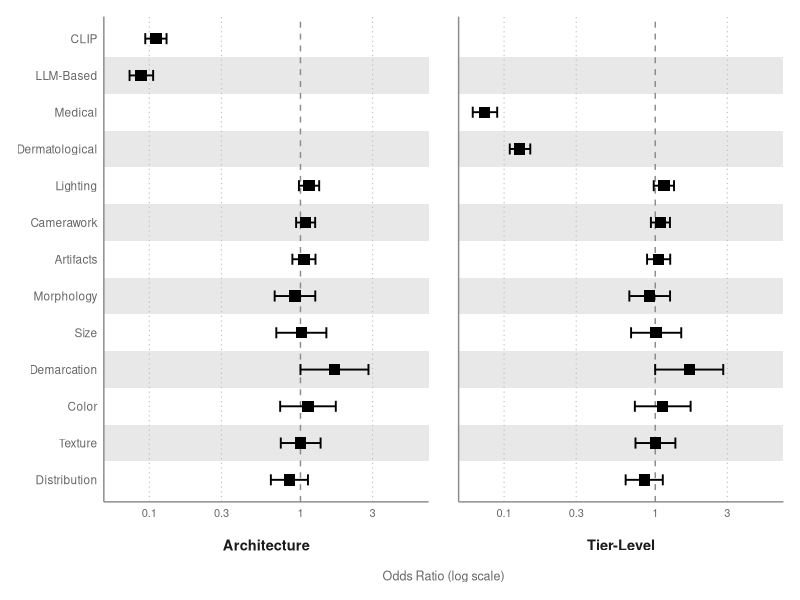

Recreate this plot in R.
# ─────────────────────────────────────────────────────────────────────────────
# Forest plot: Model Architecture | Model Tier
# Requires: ggplot2, scales
# ─────────────────────────────────────────────────────────────────────────────

library(ggplot2)
library(scales)

# ── 1. Load data ──────────────────────────────────────────────────────────────
arch <- read.csv("./figure5/regression_arch.csv", check.names = FALSE, fileEncoding = "UTF-8-BOM")
tier <- read.csv("./figure5/regression_tier.csv", check.names = FALSE, fileEncoding = "UTF-8-BOM")

# Rename 'models' to 'model' for script compatibility
colnames(arch)[1] <- "model"
colnames(tier)[1] <- "model"

# ── 2. Strip asterisks ────────────────────────────────────────────────────────
strip_asterisk <- function(df) {
  df$model <- trimws(gsub("\\*", "", df$model))
  df
}
arch <- strip_asterisk(arch)
tier <- strip_asterisk(tier)

# ── 3. Master row order (top → bottom) ────────────────────────────────────────
master_levels <- c(
  # Model Groups
  "CLIP", "LLM-Based", "Medical", "Dermatological",
  # Objective Quality Metrics
  "Lighting", "Camerawork", "Artifacts",
  # Subjective Quality Metrics
  "Morphology", "Size", "Demarcation", "Color", "Texture", "Distribution"
)

# ── 4. Pad every dataset to the full 13-row set (NA for absent rows) ──────────
pad_to_master <- function(df, master) {
  df <- df[, c("model", "OR", "lower", "upper")]
  missing <- setdiff(master, df$model)
  if (length(missing) > 0) {
    df <- rbind(df, data.frame(model = missing, OR = NA_real_,
                               lower = NA_real_, upper = NA_real_,
                               stringsAsFactors = FALSE))
  }
  df$model <- factor(df$model, levels = rev(master))
  df
}

arch_p <- pad_to_master(arch, master_levels)
tier_p <- pad_to_master(tier, master_levels)

# ── 5. Shared x limits (Aligned cleanly at 0.05) ──────────────────────────────
x_lo <- 0.05
x_hi <- max(c(arch_p$upper, tier_p$upper), na.rm = TRUE) * 2.5

# ── 6. Long data with panel factor ────────────────────────────────────────────
panel_levels <- c("Architecture", "Tier-Level")

all_data <- rbind(
  transform(arch_p, panel = panel_levels[1]),
  transform(tier_p, panel = panel_levels[2])
)
all_data$panel <- factor(all_data$panel, levels = panel_levels)

# ── 7. Row highlight positions ────────────────────────────────────────────────
n_rows <- length(master_levels)
hl_pos <- seq(2, n_rows, by = 2)

# Left-of-labels extension, restricted to the FIRST facet only
left_ext <- data.frame(ymin  = hl_pos - 0.5,
                       ymax  = hl_pos + 0.5,
                       panel = factor(panel_levels[1], levels = panel_levels))

# ── 8. Plot ───────────────────────────────────────────────────────────────────
p <- ggplot(all_data, aes(x = OR, y = model)) +
  
  # Background Shading
  annotate("rect",
           ymin = hl_pos - 0.5, ymax = hl_pos + 0.5,
           xmin = x_lo, xmax = x_hi,
           fill = "grey91") +
  
  geom_rect(data = left_ext,
            aes(ymin = ymin, ymax = ymax),
            xmin = x_lo * 1e-6, xmax = x_lo,
            fill = "grey91", inherit.aes = FALSE) +
  
  # Manual Y-axis line drawn on ALL panels exactly at the 0.05 left border
  geom_vline(xintercept = x_lo, colour = "grey55", linewidth = 0.5) +
  
  # Lighter vertical dotted lines
  geom_vline(xintercept = c(0.1, 0.3, 3), linetype = "dotted",
             colour = "grey75", linewidth = 0.4) +
  
  # Main reference line at OR = 1
  geom_vline(xintercept = 1, linetype = "dashed",
             colour = "grey55", linewidth = 0.5) +
  
  # Data geometries
  geom_errorbarh(aes(xmin = lower, xmax = upper),
                 height = 0.30, linewidth = 0.65,
                 colour = "black", na.rm = TRUE) +
  
  geom_point(size = 3.5, colour = "black", shape = 15, na.rm = TRUE) +
  
  # Position titles underneath the panels
  facet_grid(. ~ panel, switch = "x") +
  
  scale_x_log10(
    limits = c(x_lo, x_hi),
    breaks = c(0.1, 0.3, 1, 3), 
    labels = label_number(drop0trailing = TRUE),
    expand = expansion(0),
    oob    = scales::oob_keep
  ) +
  scale_y_discrete(drop = FALSE) +
  coord_cartesian(clip = "off") +
  
  labs(
    x     = "Odds Ratio (log scale)",
    y     = NULL
  ) +
  
  theme_minimal(base_size = 10) +
  theme(
    plot.title         = element_text(face = "bold", hjust = 0.5, size = 13,
                                      margin = margin(b = 12)),
    
    strip.text         = element_text(face = "bold", size = 10.5, hjust = 0.5,
                                      margin = margin(t = 10, b = 5)),
    strip.background   = element_blank(),
    strip.placement    = "outside", 
    
    axis.text.y        = element_text(size = 8.5, colour = "grey40", hjust = 1),
    axis.text.x        = element_text(colour = "grey40"),
    axis.title.x       = element_text(size = 9, colour = "grey40",
                                      margin = margin(t = 8)),
    
    # Axis line settings
    axis.line.x        = element_line(colour = "grey55", linewidth = 0.5),
    axis.line.y        = element_blank(), 
    
    panel.grid.major.x = element_blank(),
    panel.grid.major.y = element_blank(),
    panel.grid.minor   = element_blank(),
    
    panel.background   = element_blank(),
    panel.border       = element_blank(),
    panel.spacing.x    = unit(1.5, "lines"), 
    legend.position    = "none",
    plot.margin        = margin(12, 12, 12, 12)
  )

# ── 9. Save ───────────────────────────────────────────────────────────────────
ggsave(
  filename = "forest_plot.png",
  plot     = p,
  width    = 11,  
  height   = 8,
  dpi      = 300,
  bg       = "white"
)

message("Saved: forest_plot.png")
